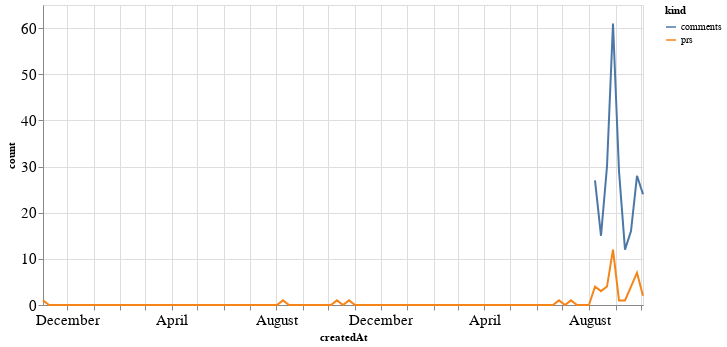

Notebook code cell kept with this figure:
### Code cell
alt.Chart(total_time, width=600).mark_line().encode(
    x='createdAt',
    y='count',
    color='kind'
)

### Figure 1 — Vega-Lite specification as saved in the notebook (floating-point values rounded to 4 significant figures; data arrays with more than 128 entries replaced by an {"elided": "..."} marker saying what was removed)
{"config": {"axisLeft": {"labelFontSize": 15}, "axisBottom": {"labelFontSize": 15}}, "data": {"name": "data-ad6b464dd8d03e2c1d4955f4a2db0a29"}, "mark": "line", "encoding": {"color": {"type": "nominal", "field": "kind"}, "x": {"type": "temporal", "field": "createdAt"}, "y": {"type": "quantitative", "field": "count"}}, "width": 600, "$schema": "https://vega.github.io/schema/vega-lite/v4.8.1.json", "datasets": {"data-ad6b464dd8d03e2c1d4955f4a2db0a29": {"elided": "202 records"}}}
